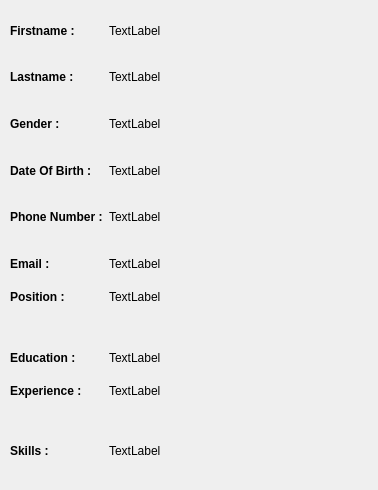
<?xml version="1.0" encoding="UTF-8"?>
<ui version="4.0">
 <class>Form</class>
 <widget class="QWidget" name="Form">
  <property name="geometry">
   <rect>
    <x>0</x>
    <y>0</y>
    <width>378</width>
    <height>490</height>
   </rect>
  </property>
  <property name="windowTitle">
   <string>Form</string>
  </property>
  <widget class="QWidget" name="gridLayoutWidget">
   <property name="geometry">
    <rect>
     <x>10</x>
     <y>10</y>
     <width>651</width>
     <height>461</height>
    </rect>
   </property>
   <layout class="QGridLayout" name="gridLayout">
    <item row="5" column="1">
     <widget class="QLabel" name="emlabel">
      <property name="text">
       <string>TextLabel</string>
      </property>
     </widget>
    </item>
    <item row="7" column="0">
     <widget class="QLabel" name="label_15">
      <property name="font">
       <font>
        <bold>true</bold>
       </font>
      </property>
      <property name="text">
       <string>Education :</string>
      </property>
     </widget>
    </item>
    <item row="0" column="1">
     <widget class="QLabel" name="fnlabel">
      <property name="text">
       <string>TextLabel</string>
      </property>
     </widget>
    </item>
    <item row="4" column="0">
     <widget class="QLabel" name="label_7">
      <property name="font">
       <font>
        <bold>true</bold>
       </font>
      </property>
      <property name="text">
       <string>Phone Number :</string>
      </property>
     </widget>
    </item>
    <item row="6" column="0" alignment="Qt::AlignTop">
     <widget class="QLabel" name="label_13">
      <property name="font">
       <font>
        <bold>true</bold>
       </font>
      </property>
      <property name="text">
       <string>Position :</string>
      </property>
     </widget>
    </item>
    <item row="10" column="1" alignment="Qt::AlignTop">
     <widget class="QLabel" name="eprlabel">
      <property name="text">
       <string>TextLabel</string>
      </property>
     </widget>
    </item>
    <item row="2" column="0">
     <widget class="QLabel" name="label_5">
      <property name="font">
       <font>
        <bold>true</bold>
       </font>
      </property>
      <property name="text">
       <string>Gender :</string>
      </property>
     </widget>
    </item>
    <item row="0" column="0">
     <widget class="QLabel" name="label">
      <property name="sizePolicy">
       <sizepolicy hsizetype="Fixed" vsizetype="Preferred">
        <horstretch>0</horstretch>
        <verstretch>0</verstretch>
       </sizepolicy>
      </property>
      <property name="font">
       <font>
        <bold>true</bold>
       </font>
      </property>
      <property name="text">
       <string>Firstname :</string>
      </property>
     </widget>
    </item>
    <item row="10" column="0" alignment="Qt::AlignTop">
     <widget class="QLabel" name="label_16">
      <property name="font">
       <font>
        <bold>true</bold>
       </font>
      </property>
      <property name="text">
       <string>Experience :</string>
      </property>
     </widget>
    </item>
    <item row="5" column="0">
     <widget class="QLabel" name="label_11">
      <property name="font">
       <font>
        <bold>true</bold>
       </font>
      </property>
      <property name="text">
       <string>Email :</string>
      </property>
     </widget>
    </item>
    <item row="3" column="0">
     <widget class="QLabel" name="label_9">
      <property name="font">
       <font>
        <bold>true</bold>
       </font>
      </property>
      <property name="text">
       <string>Date Of Birth :</string>
      </property>
     </widget>
    </item>
    <item row="1" column="0">
     <widget class="QLabel" name="label_3">
      <property name="font">
       <font>
        <bold>true</bold>
       </font>
      </property>
      <property name="text">
       <string>Lastname :</string>
      </property>
     </widget>
    </item>
    <item row="1" column="1">
     <widget class="QLabel" name="lnlabel">
      <property name="text">
       <string>TextLabel</string>
      </property>
     </widget>
    </item>
    <item row="4" column="1">
     <widget class="QLabel" name="pnblabel">
      <property name="text">
       <string>TextLabel</string>
      </property>
     </widget>
    </item>
    <item row="7" column="1">
     <widget class="QLabel" name="edulabel">
      <property name="text">
       <string>TextLabel</string>
      </property>
     </widget>
    </item>
    <item row="2" column="1">
     <widget class="QLabel" name="gdlabel">
      <property name="text">
       <string>TextLabel</string>
      </property>
     </widget>
    </item>
    <item row="3" column="1">
     <widget class="QLabel" name="doblabel">
      <property name="text">
       <string>TextLabel</string>
      </property>
     </widget>
    </item>
    <item row="6" column="1" alignment="Qt::AlignTop">
     <widget class="QLabel" name="poslabel">
      <property name="text">
       <string>TextLabel</string>
      </property>
     </widget>
    </item>
    <item row="11" column="0">
     <widget class="QLabel" name="label_17">
      <property name="font">
       <font>
        <bold>true</bold>
       </font>
      </property>
      <property name="text">
       <string>Skills :</string>
      </property>
     </widget>
    </item>
    <item row="11" column="1">
     <widget class="QLabel" name="sklabel">
      <property name="text">
       <string>TextLabel</string>
      </property>
     </widget>
    </item>
   </layout>
  </widget>
 </widget>
 <resources/>
 <connections/>
</ui>
